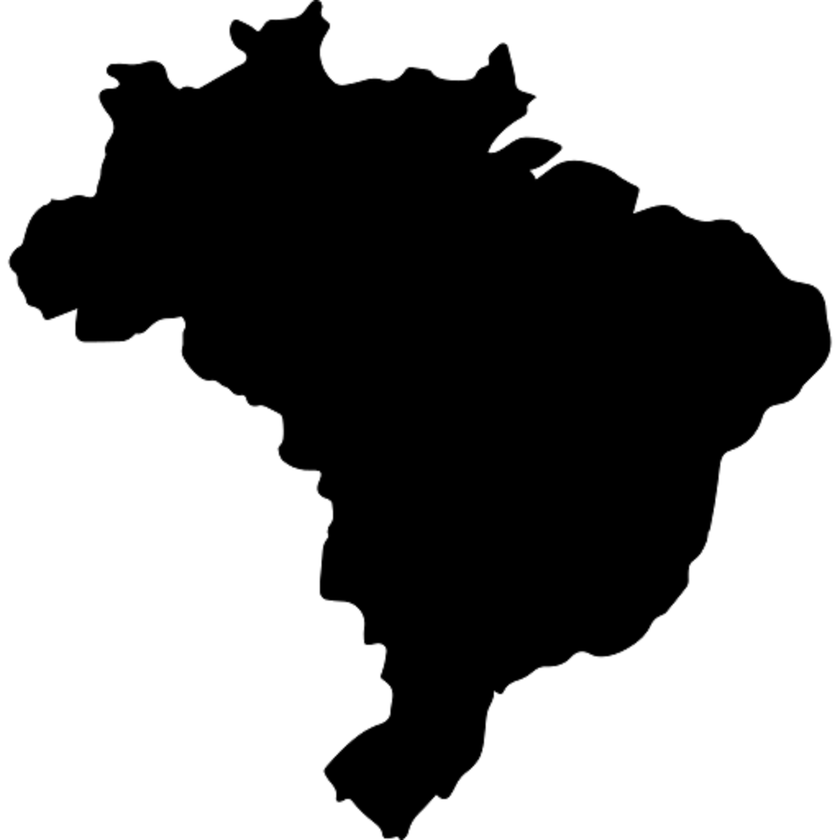
#> input picture assets/brazil.png, 840 x 840 px, shrunk from 1024 x 1024 before the run
$ python main.py
#> lines starting #> are read from the running program, lines starting #| are printed output that depends on the picture; after the words box and inside, x2 and y2 are one past the last pixel; in counts of white or black regions, pixels touching at a corner belong together
import io
import math
import os
from datetime import datetime
from random import random

import matplotlib.pyplot as plt
import numpy as np
from PIL import Image, ImageDraw, ImageFont


def get_coef(l, m):
    matrix = np.array([[pow(-l + j, i)
                        for j in range(m + l + 1)]
                       for i in range(m + l + 1)])
    a = np.zeros(m + l + 1)
    a[1] = 1
    return np.linalg.solve(np.array(matrix), a)


class Area:

    def __init__(
            self,
            net_pos: (int, int),
            img_pos: (int, int),
    ):
        self.neighbors = []
        self.neighbors_2 = []
        self.id = None
        self.net_pos = net_pos
        self.img_pos = img_pos
        self.x = 1.
        self.y = 1.
        self.temperature_history = [1., 1., 1., 1.]

    def initialize_neighbors(self, areas: []):
        self.neighbors.clear()
        neighbor_positions: [] = self.calculate_neighbor_positions()
        for a in areas:
            for n in range(len(neighbor_positions)):
                if a.net_pos == neighbor_positions[n]:
                    self.neighbors.append(a)
                    # [4 lines of commented-out code are left out]

        return self.neighbors

    def calculate_neighbours_2(self):
        self.neighbors_2.clear()
        for neighbor in self.neighbors:
            for neighbor_2 in neighbor.neighbors:
                if neighbor_2 is not self and neighbor_2 not in self.neighbors and neighbor_2 not in self.neighbors_2:
                    self.neighbors_2.append(neighbor_2)

    def calculate_neighbor_positions(self) -> []:
        net_x, net_y = self.net_pos
        return [
            (net_x, net_y - 1),
            (net_x, net_y + 1),
            (net_x - 1, net_y),
            (net_x + 1, net_y)
        ]

    def current_temperature(self):
        return self.temperature_history[-1]


class ThermalConductivityRunResult:
    def __init__(self, area: Area):
        self.area = area
        self.temperature = []
        self.t = []
        self.plt = None
        self.fig_num = None

    def add_figure(self, fig_num: int, temperature_label: str = "Температура"):
        self.fig_num = fig_num
        t = self.t
        temperature = self.temperature
        area_id = self.area.id
        net_x = self.area.net_pos[0]
        net_y = self.area.net_pos[1]

        fig, ax = plt.subplots(nrows=1, ncols=1)
        ax.plot(t, temperature, label=temperature_label)
        plt.xticks(np.arange(0, max(t), max(t) / 20), rotation=90, fontsize=10)
        ax.grid(True)
        ax.legend()
        plt.title(
            f'Area {area_id} - ({net_x}, {net_y})',
            fontsize=10
        )
        plt.xlabel('Время', fontsize=14)
        plt.ylabel('Температура', fontsize=14)

    def add_plot(self, p: plt, fig_num: int, temperature_label: str):
        t = self.t

        p.figure(fig_num)
        p.plot(t, self.temperature, label=temperature_label)
        p.legend()


class ThermalConductivitySimulation:
    def __init__(self):
        self.render_step_period = None
        self.render = None
        self.steps = None
        self.run_result = None

        self.net_height = None
        self.net_width = None
        self.output_directory = None
        self.areas: [Area] = []
        self.system: [Area] = []
        self.img_height = None
        self.img_width = None
        self.transition_matrix = None
        self.period = 2. * np.pi
        self.h = 1
        self.l_m = (3, 0)
        self.time = 0.
        self.time_step = 0.01

    def initialize_areas_with_image(self, img_path):

#> called with img_path = './assets/brazil.png'
        with Image.open(img_path) as im:
#> im is the input picture: PIL image 840x840 RGBA; mean R, G, B, A 139.4, 139.4, 139.4, 255
            img_bw = im.convert("1")
#> img_bw: PIL image 840x840 1; 54.7% white; 23 black regions (22 under 20 px), largest, box (x1, y1, x2, y2) and area: (9, 0, 832, 840) 319752
            self.img_width, self.img_height = im.size
#> self.img_width = 840; self.img_height = 840
            net_measure = 50
            self.net_width = math.ceil(self.img_width / net_measure) + 1
#> self.net_width = 18
            self.net_height = math.ceil(self.img_height / net_measure) + 1
#> self.net_height = 18

            self.areas = []
            for net_x in range(0, self.net_width, 1):
                for net_y in range(0, self.net_height, 1):
                    img_x = net_x * net_measure
                    img_y = net_y * net_measure
                    if (img_x < img_bw.width and img_y < img_bw.height
                            and self.is_pixel_black(img_bw, (img_x, img_y))):
                        self.areas.append(
                            Area(net_pos=(net_x, net_y), img_pos=(img_x, img_y)))

            for a in self.areas:
                a.initialize_neighbors(self.areas)
            for a in self.areas:
                a.calculate_neighbours_2()

    @staticmethod
    def is_pixel_black(img_bw, xy: (int, int)) -> bool:
        return img_bw.getpixel(xy) == 0

    def set_output_directory(self, output_directory):
        self.output_directory = output_directory

    def step(self):
        main_coef = get_coef(*(self.l_m))
        left_hand = np.array([-sum([a.temperature_history[i+1] * main_coef[i]
                              for i in range(len(main_coef) - 1)]) if len(a.neighbors) == 4
                              else (1 + np.cos(self.period * self.time))
                              for a in self.areas])

        new_temp = np.linalg.solve(self.transition_matrix, left_hand)
        for a in self.areas:
            a.temperature_history.pop(0)
            a.temperature_history.append(new_temp[a.id])

    def add_run_result(self, a: Area):
        self.run_result[a.id].temperature.append(a.current_temperature())
        self.run_result[a.id].t.append(self.time)

    def get_run_result(self, area_id: int):
        return self.run_result[area_id]

    def initialize_run_result(self):
        self.run_result = dict()
        for i in range(len(self.areas)):
            a = self.areas[i]
            a.id = i
            self.run_result[i] = ThermalConductivityRunResult(a)

    def initialize_transition_matrix(self):
        matrix = np.zeros((len(self.areas), len(self.areas)),
                          int).astype('float')
        main_coef = get_coef(*(self.l_m))[-1]
        def_coef = 2. * self.time_step / pow(self.h, 2)
        for area in self.areas:
            if len(area.neighbors) == 4:
                matrix[area.id][area.id] = main_coef + 2 * (area.x + area.y) * def_coef
                for neighbour in area.neighbors:
                    if area.net_pos[0] == neighbour.net_pos[0]:
                        matrix[area.id][neighbour.id] = - area.x * def_coef
                    else:
                        matrix[area.id][neighbour.id] = - area.y * def_coef
            else:
                matrix[area.id][area.id] = 1
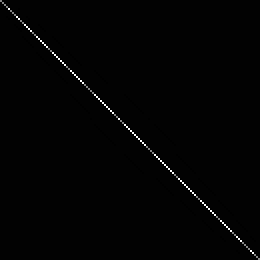
#> matrix: shape (130, 130) float64 (shown 2 times larger); min -0.02, max 1.91, mean 0.012; drawn with min black and max white
        self.transition_matrix = matrix

    def render_step(self, img_path: str):

        heatmap = np.zeros((self.net_width, self.net_height + 1))
        for a in self.areas:
            heatmap[a.net_pos[1], a.net_pos[0]] = a.temperature_history[-1]
        heatmap[:, -1] = [2. - 2. * a / self.net_width for a in range(self.net_width)]
        fig, ax = plt.subplots(nrows=1, ncols=1)
        ax.imshow(heatmap, cmap='hot', interpolation='nearest')
        plt.xticks(np.arange(0, 1, self.net_width), rotation=90, fontsize=10)
        plt.yticks(np.arange(0, 1, self.net_height), rotation=90, fontsize=10)
        fig.savefig(img_path)
        plt.close(fig)

    def run(self, steps: int, time_step: float, render: bool, render_step_period: int):

        self.steps = steps
        self.render = render
        self.render_step_period = render_step_period
        self.time_step = time_step

        self.time = 0
        self.initialize_run_result()
        self.initialize_transition_matrix()
        for a in self.areas:
            self.add_run_result(a)

        run_directory = "result"

        if render:
            run_datetime = datetime.now().strftime("%Y-%m-%d_%H-%M-%S")
            run_directory = os.path.join(
                self.output_directory, f'run_{run_datetime}')
            os.mkdir(run_directory)

        for step in range(0, steps):
            self.step()
            self.time += self.time_step

            for a in self.areas:
                self.add_run_result(a)

            if render and step % render_step_period == 0:
                self.render_step(f'{run_directory}/step_{step}.jpg')


def main():
    simulation = ThermalConductivitySimulation()
    simulation.initialize_areas_with_image('./assets/brazil.png')
    simulation.set_output_directory('result')

    simulation.run(steps=250, time_step=0.01,
                   render=False, render_step_period=10)

    #plt.figure(0).clf()
    simulation.get_run_result(0).add_figure(plt, "0")
    for area_number in range(1, len(simulation.areas), 10):
        simulation.get_run_result(area_number).add_plot(plt, 1, f'{area_number}')  # 4 neighbours
    #simulation.get_run_result(32).add_plot(plt, 1, "Point 32")

    plt.show()
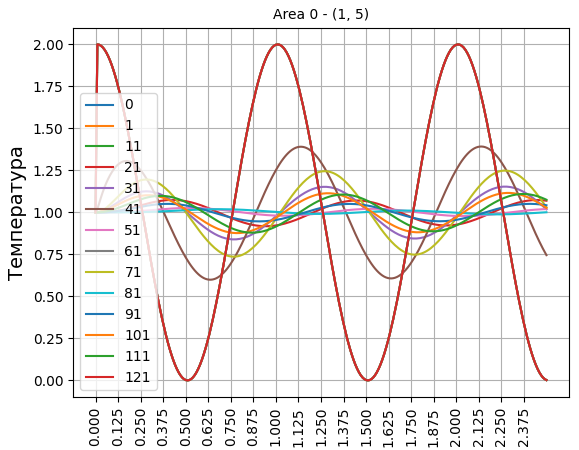
#> figure drawn by matplotlib, 1 panel; curve peaks at x = 0.01, y = 2; curve peaks at x = 0.01, y = 2; curve peaks at x = 0.01, y = 2


if __name__ == '__main__':
    main()
